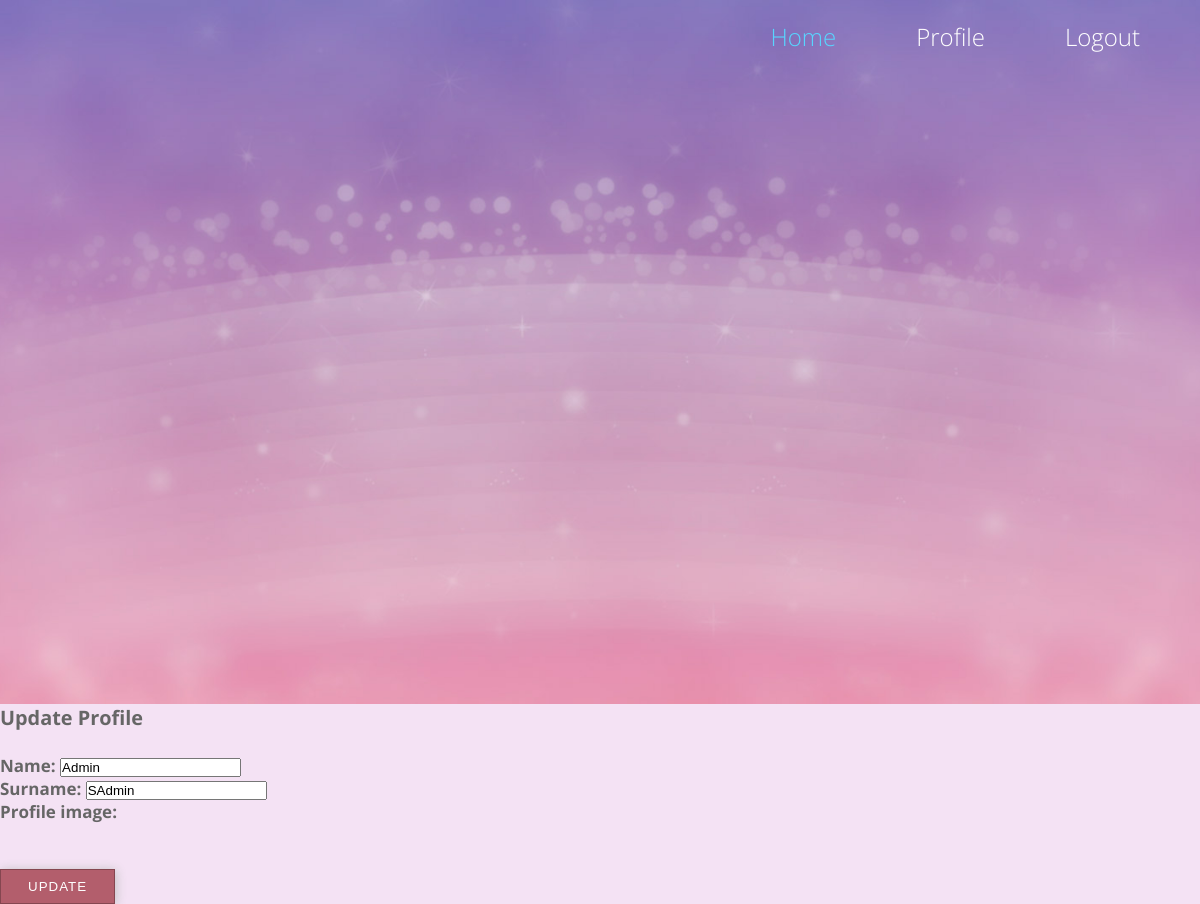
The page /users/user_profile_update/ (signed in) on the database as committed earlier.
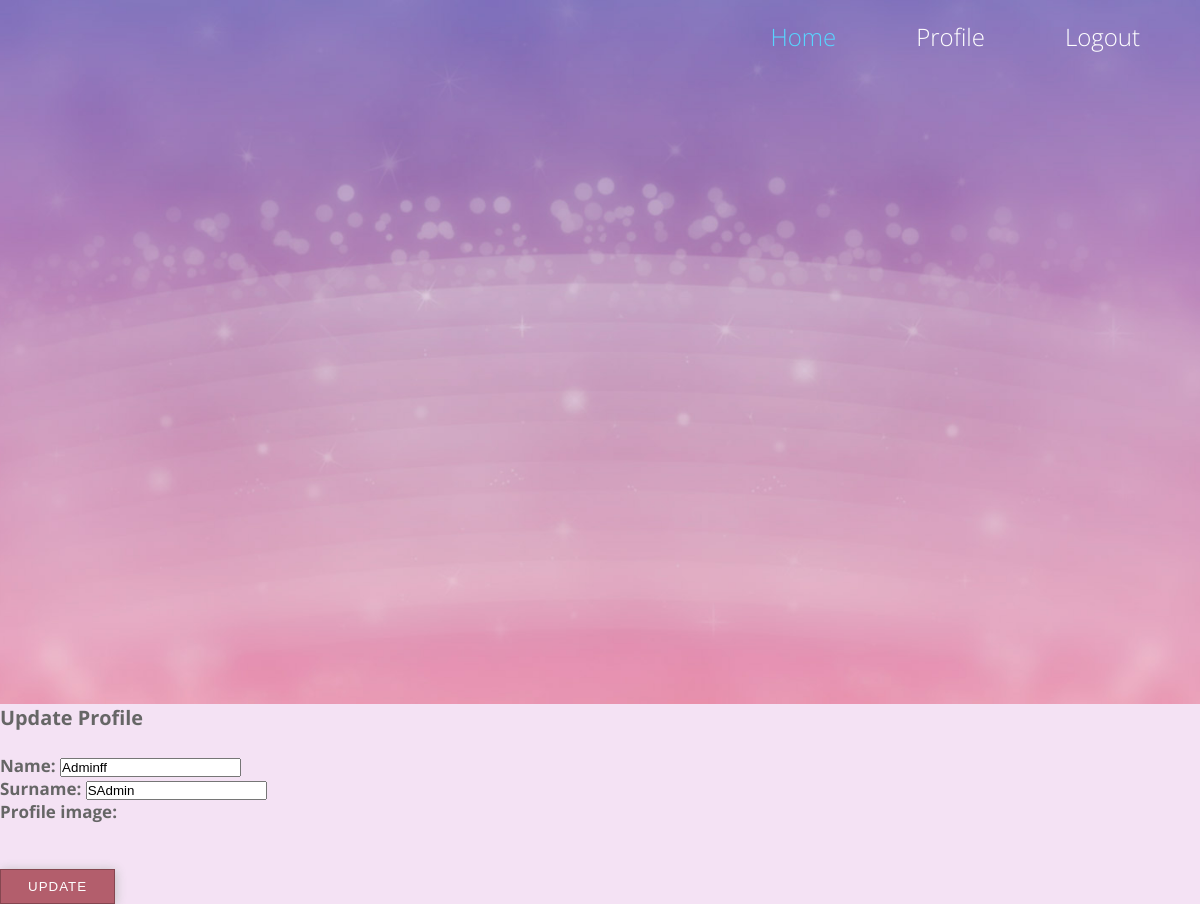
The same page on the database as committed later.
### users/models.py (models this page shows, shortened)
class Profile(models.Model):
	user = models.OneToOneField(User, on_delete = models.CASCADE)
	first_name = models.CharField(max_length=10, default="name")
	second_name = models.CharField(max_length=20, default="username")
	user_image = models.ImageField(default='Music.jpg', upload_to="media")

### users/views.py (the view)
# urls.py: path('user_profile_update/', user_views.profile_update, name='profile_update'),
def profile_update(request):
    profile = Profile.objects.get(user=request.user)
    form = ProfileUpdate(instance=profile)
    if request.method == "POST":
        form = ProfileUpdate(request.POST, instance=profile)
        if form.is_valid():
            form.save()
            messages.add_message(request, messages.SUCCESS, "User profile updated.")
        return redirect('user_profile')
    return render(request, 'registration/user_profile_update.html', {'form': form})

### users/forms.py
class ProfileUpdate(forms.ModelForm):
	class Meta:
		model = Profile
		fields = ['first_name','second_name']

### YouTube_django/YouTube_django/users/templates/registration/user_profile_update.html (shortened to what this page needs)
{% extends 'download_app/base.html' %}
	{% block content %}
		<form method="POST" enctype="multipart/form-data">
			<h3>Update Profile</h3><br>
			<strong>Name: {{form.first_name}}</strong>
			<br>
			<strong>Surname: {{form.second_name}}</strong>
			<br>
			<strong>Profile image: <br> {{form.user_image}}</strong>
			<br><br>
			<div class="item-row">
				<a href="{% url 'profile_update' %}"><button class="btn btn-success" type="submit" name="Update Profile">Update</button></a>
			</div>
		</form>
	{% endblock content %}

Rows that differ between the two databases and show on the page:
changed Profile "SAdmin": first_name "Admin" → "Adminff"
